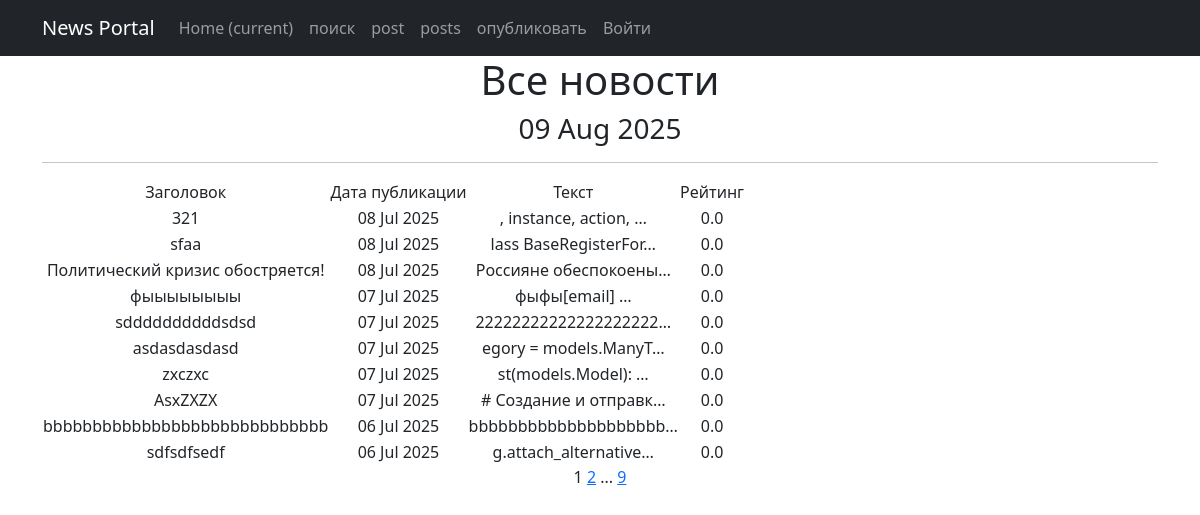
Before: /news/ with the older database file.
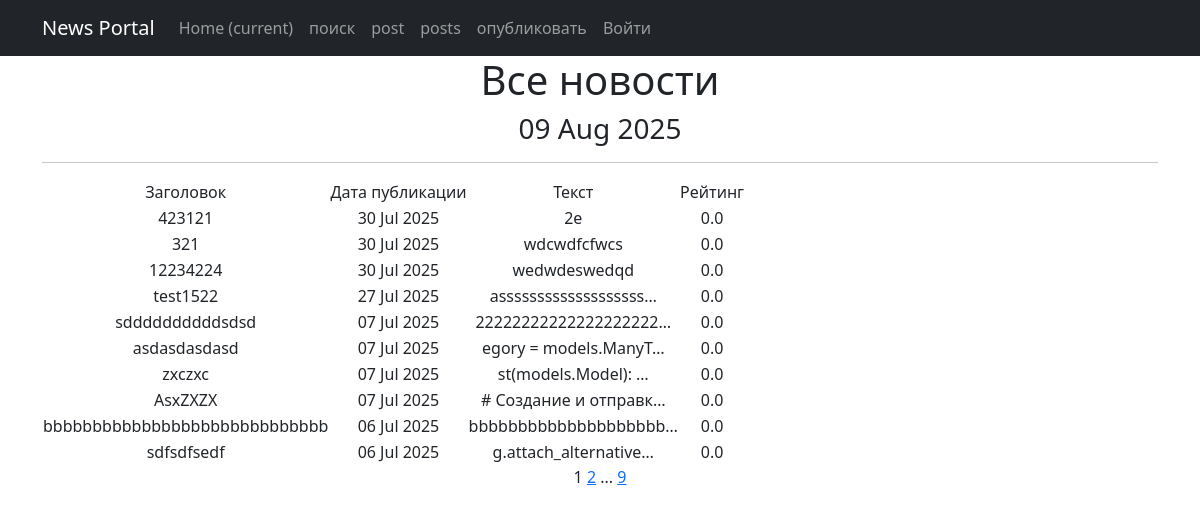
After: the same page with the newer database file.
### news/models.py (models this page shows, shortened)
class Post(models.Model):
    author = models.ForeignKey(Author, on_delete=models.CASCADE)
    article = models.BooleanField(default=False)
    time_in = models.DateTimeField(auto_now_add=True)
    category = models.ManyToManyField(Category, through='PostCategory')
    heading = models.CharField(max_length=255, unique=True)
    text = models.TextField()
    rating_post = models.FloatField(default=0.0)

### news/views.py (the view)
# urls.py: path('news/', PostsList.as_view(), name = 'post_list'),
class PostsList(ListView):
    model = Post
    ordering = '-time_in'
    template_name = 'news.html'
    context_object_name = 'posts'
    paginate_by = 10
    def get_context_data(self, **kwargs):
        context = super().get_context_data(**kwargs)
        context['is_not_author'] = not self.request.user.groups.filter(name='authors').exists()
        context['is_authenticated'] = self.request.user.is_authenticated
        context['time_now'] = datetime.utcnow()
        context['next_sale'] = None
        context['filterset'] = self.filterset
        return context
    def get_queryset(self):
        queryset = super().get_queryset()
        self.filterset = PostFilter(self.request.GET, queryset)
        return self.filterset.qs

### news/templatetags/custom_filters.py (called while the page is built)
@register.filter()
def censor(value):
   if not  isinstance(value, str):
      raise FilterException("Фильтр применяется только к строке")
   for word in OBSCENE_WORDS:
       word_low = word.title()
       value = value.replace(word,word[0]+ '*' * (len(word) - 1))
       value = value.replace(word_low, word_low[0] + '*' * (len(word) - 1))
   return value

### news/templatetags/custom_tags.py (called while the page is built)
@register.simple_tag()
def current_time(format_string='%b %d %Y'):
   return datetime.utcnow().strftime(format_string)

### templates/news.html (shortened to what this page needs)
{% extends 'flatpages/default.html' %}
{% load custom_filters %}
{% load custom_tags %}
{% block content %}
   <h1>Все новости</h1>
   <h3>{% current_time '%d %b  %Y' %} </h3>
   <hr>
   {% if posts %}
       <table>
           <tr>
               <td>Заголовок</td>
               <td>Дата публикации</td>
               <td>Текст</td>
               <td>Рейтинг</td>
           </tr>
           {% for post in posts %}
           <tr>
               <td>{{ post.heading |censor}}</td>
               <td>{{ post.time_in|date:'d M Y'}}</td>
               <td>{{ post.text|truncatechars:21|censor }}</td>
               <td>{{ post.rating_post }}</td>
           </tr>
           {% endfor %}
       </table>
   {% else %}
       <h2>Новостей нет нет!</h2>
   {% endif %}
   {{ page_obj.number }}
   {% if page_obj.has_next %}
       <a href="?page={{ page_obj.next_page_number }}">{{ page_obj.next_page_number }}</a>
       {% if paginator.num_pages != page_obj.next_page_number %}
           ...
           <a href="?page={{ page_obj.paginator.num_pages }}">{{ page_obj.paginator.num_pages }}</a>
       {% endif %}
   {% endif %}
{% endblock content %}

Changed rows visible on the page:
removed Post: heading|censor "321", time_in "08 Jul 2025", text|censor ", instance, action, …", rating_post "0.0"
removed Post: heading|censor "sfaa", time_in "08 Jul 2025", text|censor "lass BaseRegisterFor…", rating_post "0.0"
removed Post: heading|censor "Политический кризис обостряется!", time_in "08 Jul 2025", text|censor "Россияне обеспокоены…", rating_post "0.0"
removed Post: heading|censor "фыыыыыыыы", time_in "07 Jul 2025", text|censor "фыфы[email] …", rating_post "0.0"
added Post: heading|censor "423121", time_in "30 Jul 2025", text|censor "2e", rating_post "0.0"
added Post: heading|censor "321", time_in "30 Jul 2025", text|censor "wdcwdfcfwcs", rating_post "0.0"
added Post: heading|censor "12234224", time_in "30 Jul 2025", text|censor "wedwdeswedqd", rating_post "0.0"
added Post: heading|censor "test1522", time_in "27 Jul 2025", text|censor "asssssssssssssssssss…", rating_post "0.0"
